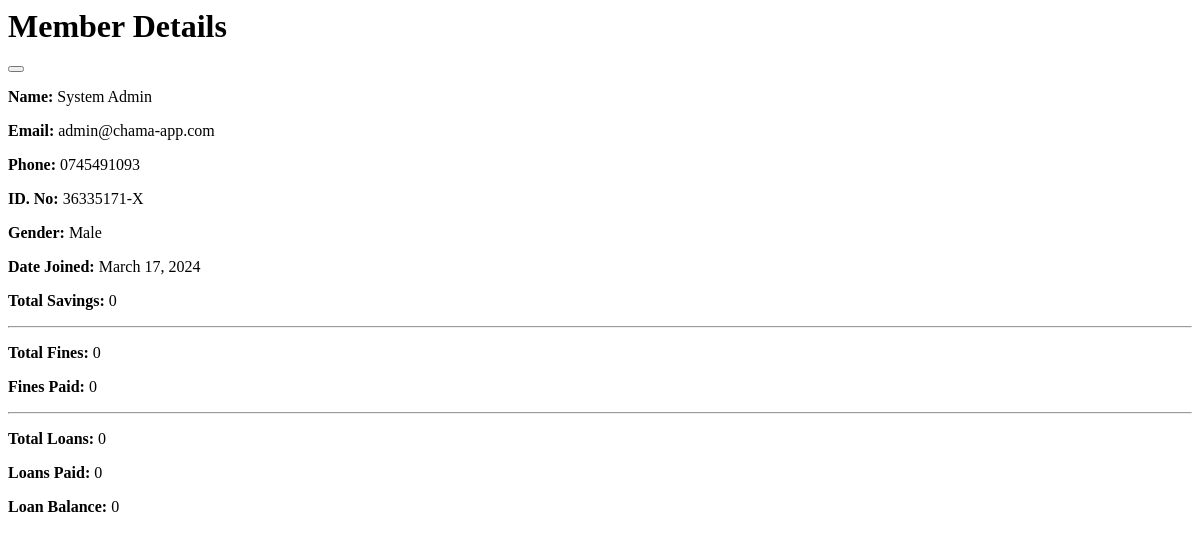
The page /users/1/ (signed in) on the database as committed earlier.
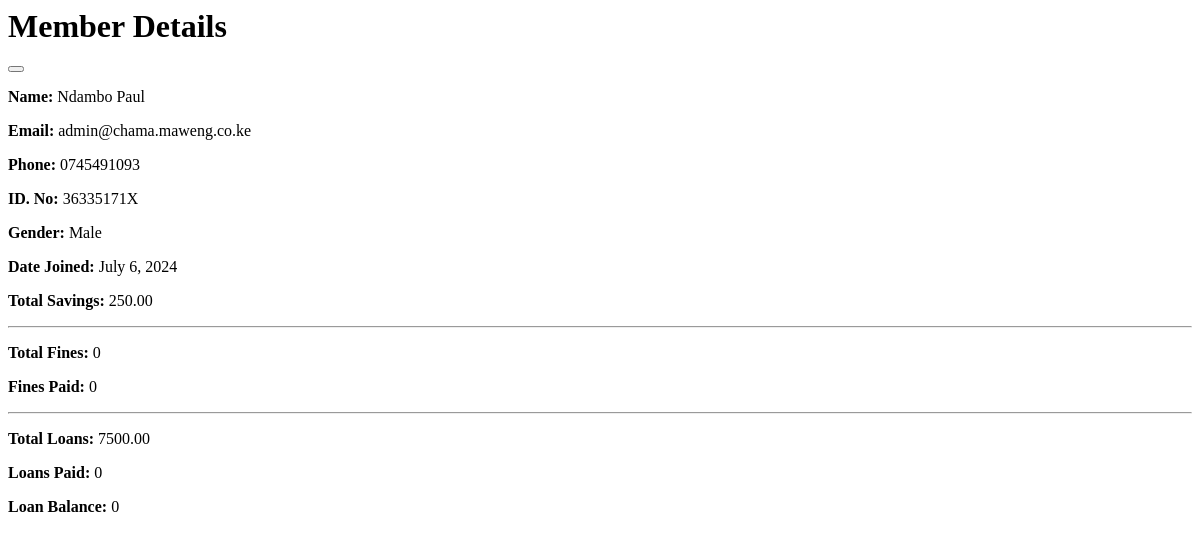
The same page on the database as committed later.
### users/models.py (models this page shows, shortened)
class User(AbstractUser, AbstractBaseModel):
    role = models.CharField(max_length=255, choices=USER_ROLES)
    id_number = models.CharField(max_length=255)
    phone_number = models.CharField(max_length=255)
    gender = models.CharField(max_length=255, null=True, blank=True)
    date_joined = models.DateField(null=True)
    address = models.CharField(max_length=255, null=True, blank=True)
    city = models.CharField(max_length=255, null=True)
    county = models.CharField(max_length=255, null=True, blank=True)
    country = models.CharField(max_length=255, null=True, blank=True)
    round_number = models.IntegerField(default=0, null=True, blank=True)
    @property
    def total_savings(self):
        return sum(self.membersavings.all().values_list("amount_saved", flat=True))
    @property
    def total_fines(self):
        return sum(self.memberfines.all().values_list("amount_fined", flat=True))
    @property
    def total_loans(self):
        return sum(self.memberloans.all().values_list("amount_awarded", flat=True))

### users/views.py (the view)
# urls.py: path("<int:member_id>/", member_details, name="member-details"),
@login_required(login_url="/users/login/")
def member_details(request, member_id=None):
    member = User.objects.get(id=member_id)
    context = {
        "member": member
    }
    return render(request, "members/member_details.html", context)

### templates/members/member_details.html
<div class="modal fade" id="memberDetailsModal{{member.id}}" tabindex="-1" aria-labelledby="exampleModalLabel" aria-hidden="true">
    <div class="modal-dialog">
      <div class="modal-content">
        <div class="modal-header">
          <h1 class="modal-title fs-5 text-center">Member Details</h1>
          <button type="button" class="btn-close" data-bs-dismiss="modal" aria-label="Close"></button>
        </div>
            <div class="modal-body">
              <div class="row">
                <div class="col">
                    <p><b>Name:</b> {{member.first_name}} {{member.last_name}}</p>
                    <p><b>Email:</b> {{member.email}}</p>
                    <p><b>Phone:</b> {{member.phone_number}}</p>
                    <p><b>ID. No:</b> {{member.id_number}}</p>
                    <p><b>Gender:</b> {{member.gender}}</p>
                    <p><b>Date Joined:</b> {{member.date_joined}}</p>
                </div>
                <div class="col">
                    <p><b>Total Savings:</b> {{member.total_savings}}</p>
                    <hr>
                    <p><b>Total Fines:</b> {{member.total_fines}}</p>
                    <p><b>Fines Paid:</b> 0</p>
                    <hr>
                    <p><b>Total Loans:</b> {{member.total_loans}}</p>
                    <p><b>Loans Paid:</b> 0</p>
                    <p><b>Loan Balance:</b> 0</p>
                </div>
              </div>
            </div>
      </div>
    </div>
  </div>

Rows that differ between the two databases and show on the page:
changed User "Male": first_name "System" → "Ndambo"; last_name "Admin" → "Paul"; email "admin@chama-app.com" → "admin@chama.maweng.co.ke"; id_number "36335171-X" → "36335171X"; date_joined "March 17, 2024" → "July 6, 2024"; total_savings "0" → "250.00"; total_loans "0" → "7500.00"
